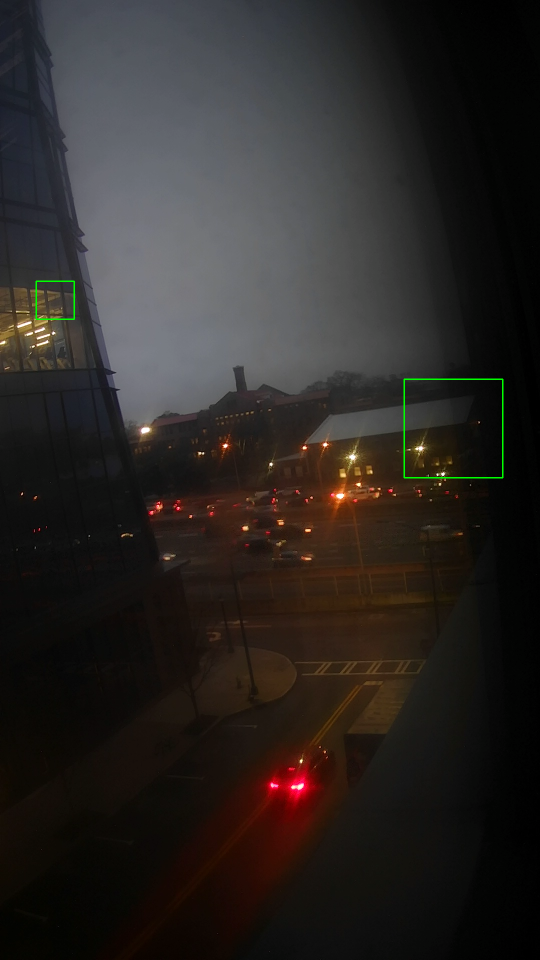
#> input picture tmp/car106 .png, 1080 x 1920 px, given in place of the camera (shown at 1/2 size)
$ python vehicledetection.py
#> lines starting #> are read from the running program, lines starting #| are printed output that depends on the picture; long printed decimals are rounded
import cv2
import time
import os
import shutil

def whichDirection(x1, y1, x2, mDivider, bDivider):
    y2Temp = (mDivider * x2) + bDivider
    print('y2Temp: ', y2Temp)
    tempSlope = (y2Temp - y1) / (x2 - x1)
    print('tempSlope: ', tempSlope)
    if y1 < y2Temp:
        return "North"
    return "South"

haar_cascade = 'cars.xml'
# haar_cascade 20'cars2.xml'
video = 'video.avi'

cap = cv2.VideoCapture(0)
cap.set(cv2.CAP_PROP_FRAME_WIDTH, 1920)
cap.set(cv2.CAP_PROP_FRAME_HEIGHT, 1080)
car_cascade = cv2.CascadeClassifier(haar_cascade)

try:
    shutil.rmtree('tmp')
except FileExistsError:
    print('error removing tmp dir')
try:
    os.mkdir('tmp')
except FileExistsError:
    print('error making tmp dir')

startTime = time.time()
print('startTime: ', startTime)
carsDetected = 0
southCount = 0
northCount = 0

mDivider = (995 - 1045) / (1100 - 250)
bDivider = 1045

while True:
    ret,frames = cap.read()
#> frames is the input picture: shape (1920, 1080, 3); mean B, G, R 36, 38.6, 42.8

    frames =  cv2.rotate(frames, cv2.ROTATE_90_COUNTERCLOCKWISE)
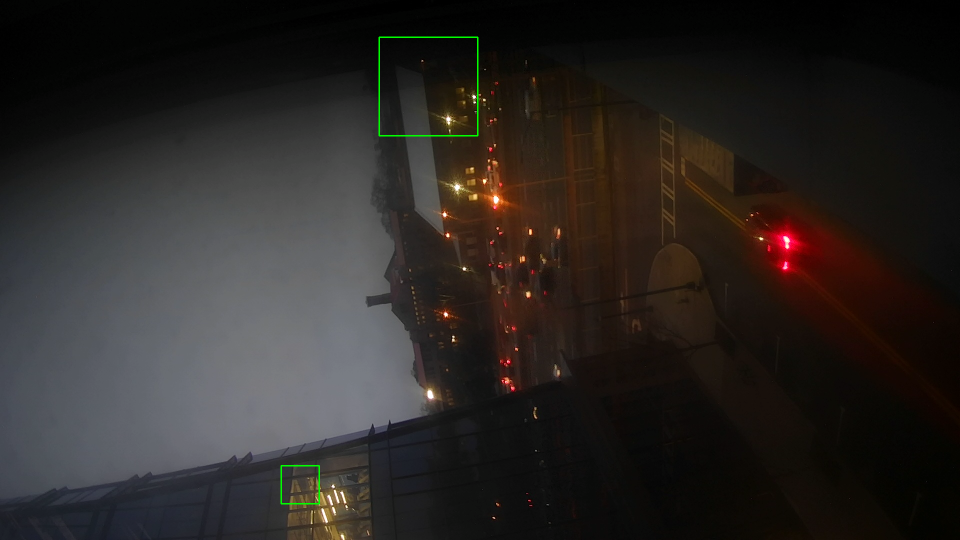
#> frames: shape (1080, 1920, 3) (shown at 1/2 size); mean B, G, R 36, 38.6, 42.8
    # convert frames to gray scale
    gray = cv2.cvtColor(frames, cv2.COLOR_BGR2GRAY)
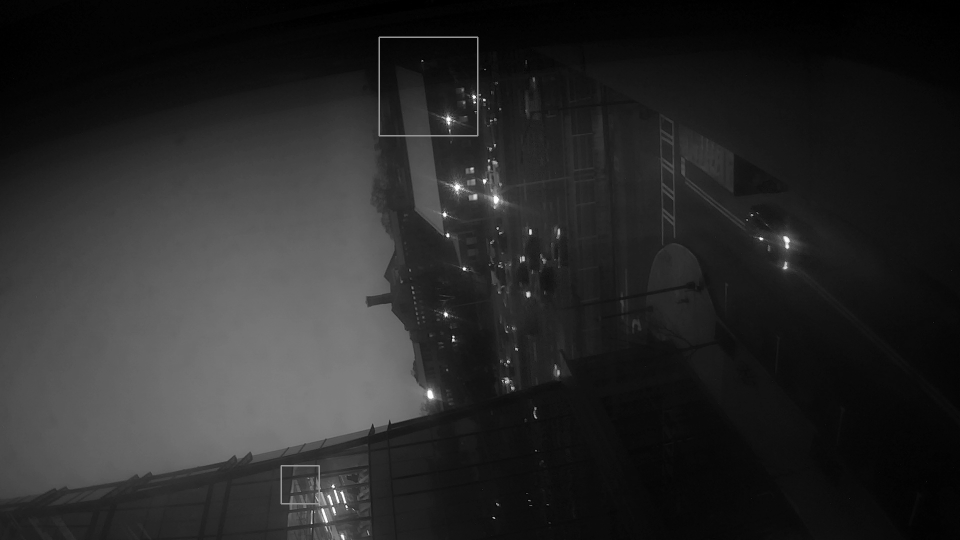
#> gray: shape (1080, 1920) (shown at 1/2 size); min 0, max 255, mean 39.6

    scale = 1.1
    # Detects cars of different sizes in the input image
    cars = car_cascade.detectMultiScale(gray, scale, 0, minSize=(75,75))#, maxSize=(600,600))
#> cars = [[915, 334, 76, 76]]

    # To draw a rectangle in each cars
    for (x,y,w,h) in cars:
        carsDetected += 1
        # print('x: ', + x
        tempImg = cv2.rectangle(frames,(x,y),(x+w,y+h),(0,255,0),2)#[(x+w,y+h),(x-w,y-h)]
        direction = whichDirection(x, y, x, mDivider, bDivider)
        print('direction: ', direction)
        if direction == "North":
            northCount += 1
        elif direction == "South":
            southCount += 1
        cv2.imwrite('tmp/car' + str(carsDetected) +' .png', tempImg)
#> this loop made 1 pass
#> (x, y, w, h, carsDetected, y2Temp in whichDirection, tempSlope in whichDirection, direction) on pass 1: (915, 334, 76, 76, 1, 991.2, inf, 'North')
#| y2Temp:  991.176
#| tempSlope:  inf
#| direction:  North
#> after the loop, carsDetected = 1; northCount = 1; southCount = 0

        # Display frames in a window
    currentTime = time.time()
    timeElapsed = currentTime - startTime
    print('timeElapsed: ', timeElapsed)
    detectionRate = round(float(carsDetected / timeElapsed), 2)
#> detectionRate = 0.91
    print('detectionRate: ', detectionRate)
#| detectionRate:  0.91
    southRate = round(float(southCount / timeElapsed), 2)
#> southRate = 0
    northRate = round(float(northCount/ timeElapsed), 2)
#> northRate = 0.91
    countText = 'Cars detected: ' + str(carsDetected) + '(' + str(detectionRate) + '/sec)'
#> countText = 'Cars detected: 1(0.91/sec)'
    southCountText = 'Northbound cars detected: ' + str(southCount) + '(' + str(southRate) + '/sec)'
#> southCountText = 'Northbound cars detected: 0(0.0/sec)'
    northCountText = 'Southbound cars detected: ' + str(northCount) + '(' + str(northRate) + '/sec)'
#> northCountText = 'Southbound cars detected: 1(0.91/sec)'
    # org = (795,700)
    org = (400,1800)
    font = cv2.FONT_HERSHEY_SIMPLEX
#> font = 0
    fontScale = 1
    color = (255, 0, 0)
    thickness = 2
    cv2.putText(frames, countText, org, font, fontScale, color, thickness, cv2.LINE_AA)
    cv2.putText(frames, northCountText, (org[0],org[1]-200), font, fontScale, color, thickness, cv2.LINE_AA)
    cv2.putText(frames, southCountText, (org[0],org[1]-400), font, fontScale, color, thickness, cv2.LINE_AA)
    cv2.line(frames, (250,1045),(1100,995), color, thickness)
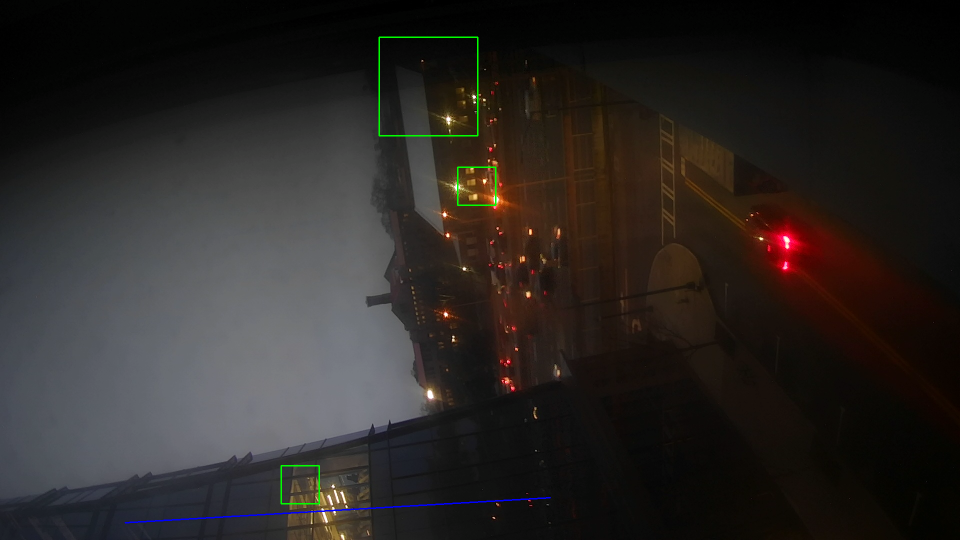
#> frames: shape (1080, 1920, 3) (shown at 1/2 size); mean B, G, R 36.2, 38.6, 42.7
    cv2.imshow('video', frames)

    if cv2.waitKey(33) == 27:
#> (key Esc is pressed here)
        break

# De-allocate any associated memory usage
cv2.destroyAllWindows()
